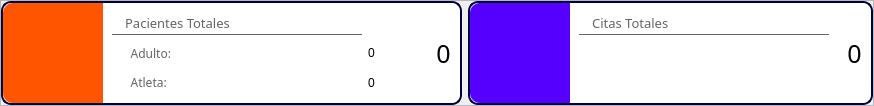
                        <widget class="QFrame" name="fr_patient_total">
                         <property name="frameShape">
                          <enum>QFrame::StyledPanel</enum>
                         </property>
                         <property name="frameShadow">
                          <enum>QFrame::Raised</enum>
                         </property>
                         <layout class="QHBoxLayout" name="horizontalLayout_35">
                          <property name="spacing">
                           <number>6</number>
                          </property>
                          <property name="leftMargin">
                           <number>0</number>
                          </property>
                          <property name="topMargin">
                           <number>0</number>
                          </property>
                          <property name="rightMargin">
                           <number>0</number>
                          </property>
                          <property name="bottomMargin">
                           <number>0</number>
                          </property>
                          <item>
                           <widget class="QFrame" name="frame_pacientetotal">
                            <property name="minimumSize">
                             <size>
                              <width>0</width>
                              <height>104</height>
                             </size>
                            </property>
                            <property name="maximumSize">
                             <size>
                              <width>16777215</width>
                              <height>104</height>
                             </size>
                            </property>
                            <property name="styleSheet">
                             <string notr="true">background-color: rgb(255, 255, 255);
border: 2px solid rgb(0, 0, 61);
border-radius: 10px;</string>
                            </property>
                            <property name="frameShape">
                             <enum>QFrame::StyledPanel</enum>
                            </property>
                            <property name="frameShadow">
                             <enum>QFrame::Raised</enum>
                            </property>
                            <layout class="QHBoxLayout" name="horizontalLayout_36">
                             <property name="spacing">
                              <number>0</number>
                             </property>
                             <property name="leftMargin">
                              <number>0</number>
                             </property>
                             <property name="topMargin">
                              <number>0</number>
                             </property>
                             <property name="rightMargin">
                              <number>0</number>
                             </property>
                             <property name="bottomMargin">
                              <number>0</number>
                             </property>
                             <item>
                              <widget class="QLabel" name="label_pacientetotal_icono">
                               <property name="minimumSize">
                                <size>
                                 <width>100</width>
                                 <height>100</height>
                                </size>
                               </property>
                               <property name="maximumSize">
                                <size>
                                 <width>100</width>
                                 <height>100</height>
                                </size>
                               </property>
                               <property name="font">
                                <font>
                                 <family>Circular Std</family>
                                 <pointsize>10</pointsize>
                                </font>
                               </property>
                               <property name="styleSheet">
                                <string notr="true">border: none;
border-radius: 0px;
border-top-left-radius: 10px;
border-bottom-left-radius: 10px;
background-color: rgb(255, 85, 0);
padding: 10px;</string>
                               </property>
                               <property name="text">
                                <string/>
                               </property>
                               <property name="pixmap">
                                <pixmap>:/icons/persona.png</pixmap>
                               </property>
                               <property name="scaledContents">
                                <bool>true</bool>
                               </property>
                               <property name="alignment">
                                <set>Qt::AlignCenter</set>
                               </property>
                              </widget>
                             </item>
                             <item>
                              <widget class="QFrame" name="frame_pacientetotal_center">
                               <property name="styleSheet">
                                <string notr="true">border: none;</string>
                               </property>
                               <property name="frameShape">
                                <enum>QFrame::StyledPanel</enum>
                               </property>
                               <property name="frameShadow">
                                <enum>QFrame::Raised</enum>
                               </property>
                               <layout class="QGridLayout" name="gridLayout_6">
                                <item row="1" column="0">
                                 <widget class="QLabel" name="lbl_patient_adulto">
                                  <property name="font">
                                   <font>
                                    <family>Circular Std</family>
                                   </font>
                                  </property>
                                  <property name="styleSheet">
                                   <string notr="true">border: none;
border-radius: none;
color: rgb(100, 100, 100);</string>
                                  </property>
                                  <property name="text">
                                   <string>      Adulto:</string>
                                  </property>
                                 </widget>
                                </item>
                                <item row="0" column="0">
                                 <widget class="QLabel" name="label_pacientetotal_titulo">
                                  <property name="minimumSize">
                                   <size>
                                    <width>250</width>
                                    <height>23</height>
                                   </size>
                                  </property>
                                  <property name="maximumSize">
                                   <size>
                                    <width>250</width>
                                    <height>23</height>
                                   </size>
                                  </property>
                                  <property name="font">
                                   <font>
                                    <family>Circular Std</family>
                                    <pointsize>10</pointsize>
                                   </font>
                                  </property>
                                  <property name="styleSheet">
                                   <string notr="true">border: none;
border-radius: none;
border-bottom: 1px solid rgb(100, 100, 100);
color: rgb(100, 100, 100);</string>
                                  </property>
                                  <property name="text">
                                   <string>   Pacientes Totales</string>
                                  </property>
                                 </widget>
                                </item>
                                <item row="2" column="0">
                                 <widget class="QLabel" name="lbl_patient_atleta">
                                  <property name="font">
                                   <font>
                                    <family>Circular Std</family>
                                   </font>
                                  </property>
                                  <property name="styleSheet">
                                   <string notr="true">border: none;
border-radius: none;
color: rgb(100, 100, 100);</string>
                                  </property>
                                  <property name="text">
                                   <string>      Atleta:</string>
                                  </property>
                                 </widget>
                                </item>
                                <item row="1" column="1">
                                 <widget class="QLabel" name="lbl_patient_adulto_count">
                                  <property name="minimumSize">
                                   <size>
                                    <width>50</width>
                                    <height>0</height>
                                   </size>
                                  </property>
                                  <property name="text">
                                   <string>0</string>
                                  </property>
                                 </widget>
                                </item>
                                <item row="2" column="1">
                                 <widget class="QLabel" name="lbl_patient_atleta_count">
                                  <property name="minimumSize">
                                   <size>
                                    <width>50</width>
                                    <height>0</height>
                                   </size>
                                  </property>
                                  <property name="text">
                                   <string>0</string>
                                  </property>
                                 </widget>
                                </item>
                               </layout>
                              </widget>
                             </item>
                             <item>
                              <widget class="QFrame" name="frame_pacientetotal_numero">
                               <property name="styleSheet">
                                <string notr="true">border: none;</string>
                               </property>
                               <property name="frameShape">
                                <enum>QFrame::StyledPanel</enum>
                               </property>
                               <property name="frameShadow">
                                <enum>QFrame::Raised</enum>
                               </property>
                               <layout class="QVBoxLayout" name="verticalLayout_53">
                                <item>
                                 <widget class="QLabel" name="lbl_patient_total">
                                  <property name="minimumSize">
                                   <size>
                                    <width>0</width>
                                    <height>30</height>
                                   </size>
                                  </property>
                                  <property name="maximumSize">
                                   <size>
                                    <width>16777215</width>
                                    <height>30</height>
                                   </size>
                                  </property>
                                  <property name="font">
                                   <font>
                                    <family>Circular Std</family>
                                    <pointsize>19</pointsize>
                                   </font>
                                  </property>
                                  <property name="styleSheet">
                                   <string notr="true">border: none;</string>
                                  </property>
                                  <property name="text">
                                   <string>0</string>
                                  </property>
                                  <property name="alignment">
                                   <set>Qt::AlignCenter</set>
                                  </property>
                                 </widget>
                                </item>
                               </layout>
                              </widget>
                             </item>
                            </layout>
                           </widget>
                          </item>
                          <item>
                           <widget class="QFrame" name="fr_cita_total">
                            <property name="minimumSize">
                             <size>
                              <width>0</width>
                              <height>104</height>
                             </size>
                            </property>
                            <property name="maximumSize">
                             <size>
                              <width>16777215</width>
                              <height>104</height>
                             </size>
                            </property>
                            <property name="styleSheet">
                             <string notr="true">background-color: rgb(255, 255, 255);
border: 2px solid rgb(0, 0, 61);
border-radius: 10px;</string>
                            </property>
                            <property name="frameShape">
                             <enum>QFrame::StyledPanel</enum>
                            </property>
                            <property name="frameShadow">
                             <enum>QFrame::Raised</enum>
                            </property>
                            <layout class="QHBoxLayout" name="horizontalLayout_37">
                             <property name="spacing">
                              <number>0</number>
                             </property>
                             <property name="leftMargin">
                              <number>0</number>
                             </property>
                             <property name="topMargin">
                              <number>0</number>
                             </property>
                             <property name="rightMargin">
                              <number>0</number>
                             </property>
                             <property name="bottomMargin">
                              <number>0</number>
                             </property>
                             <item>
                              <widget class="QLabel" name="label_citatotal_icono">
                               <property name="minimumSize">
                                <size>
                                 <width>100</width>
                                 <height>100</height>
                                </size>
                               </property>
                               <property name="maximumSize">
                                <size>
                                 <width>100</width>
                                 <height>100</height>
                                </size>
                               </property>
                               <property name="font">
                                <font>
                                 <family>Circular Std</family>
                                 <pointsize>10</pointsize>
                                </font>
                               </property>
                               <property name="styleSheet">
                                <string notr="true">border: none;
border-radius: 0px;
border-top-left-radius: 10px;
border-bottom-left-radius: 10px;
background-color: rgb(85, 0, 255);
padding: 10px;</string>
                               </property>
                               <property name="text">
                                <string/>
                               </property>
                               <property name="pixmap">
                                <pixmap>:/icons/information-button.png</pixmap>
                               </property>
                               <property name="scaledContents">
                                <bool>true</bool>
                               </property>
                               <property name="alignment">
                                <set>Qt::AlignCenter</set>
                               </property>
                              </widget>
                             </item>
                             <item alignment="Qt::AlignTop">
                              <widget class="QFrame" name="frame_citatotal_label">
                               <property name="styleSheet">
                                <string notr="true">border: none;</string>
                               </property>
                               <property name="frameShape">
                                <enum>QFrame::StyledPanel</enum>
                               </property>
                               <property name="frameShadow">
                                <enum>QFrame::Raised</enum>
                               </property>
                               <layout class="QVBoxLayout" name="verticalLayout_57">
                                <item>
                                 <widget class="QLabel" name="label_citatota_titulo">
                                  <property name="minimumSize">
                                   <size>
                                    <width>250</width>
                                    <height>23</height>
                                   </size>
                                  </property>
                                  <property name="maximumSize">
                                   <size>
                                    <width>250</width>
                                    <height>23</height>
                                   </size>
                                  </property>
                                  <property name="font">
                                   <font>
                                    <family>Circular Std</family>
                                    <pointsize>10</pointsize>
                                   </font>
                                  </property>
                                  <property name="styleSheet">
                                   <string notr="true">border: none;
border-radius: none;
border-bottom: 1px solid rgb(100, 100, 100);
color: rgb(100, 100, 100);</string>
                                  </property>
                                  <property name="text">
                                   <string>   Citas Totales</string>
                                  </property>
                                 </widget>
                                </item>
                               </layout>
                              </widget>
                             </item>
                             <item>
                              <widget class="QFrame" name="frame_citatotal_numero">
                               <property name="styleSheet">
                                <string notr="true">border: none;</string>
                               </property>
                               <property name="frameShape">
                                <enum>QFrame::StyledPanel</enum>
                               </property>
                               <property name="frameShadow">
                                <enum>QFrame::Raised</enum>
                               </property>
                               <layout class="QVBoxLayout" name="verticalLayout_58">
                                <item>
                                 <widget class="QLabel" name="lbl_cita_total">
                                  <property name="minimumSize">
                                   <size>
                                    <width>0</width>
                                    <height>30</height>
                                   </size>
                                  </property>
                                  <property name="maximumSize">
                                   <size>
                                    <width>16777215</width>
                                    <height>30</height>
                                   </size>
                                  </property>
                                  <property name="font">
                                   <font>
                                    <family>Circular Std</family>
                                    <pointsize>19</pointsize>
                                   </font>
                                  </property>
                                  <property name="styleSheet">
                                   <string notr="true">border: none;</string>
                                  </property>
                                  <property name="text">
                                   <string>0</string>
                                  </property>
                                  <property name="alignment">
                                   <set>Qt::AlignCenter</set>
                                  </property>
                                 </widget>
                                </item>
                               </layout>
                              </widget>
                             </item>
                            </layout>
                           </widget>
                          </item>
                         </layout>
                        </widget>
